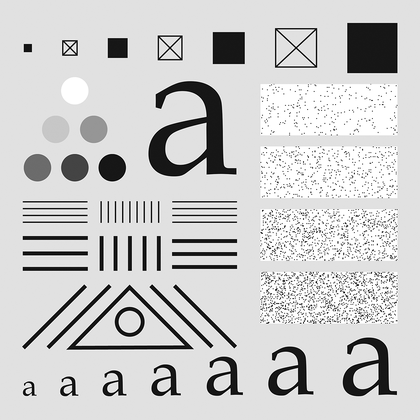
%> input picture testpattern1024.tif, 420 x 420 px, shrunk from 1024 x 1024 before the run
$ octave Problem_3_10.m   (GNU Octave 9; MATLAB toolbox functions it lacks are replaced by stand-ins)
%> lines starting %> are read from the running program, lines starting %| are printed output that depends on the picture
### twodConv4e.m
function g = twodConv4e(f,w)

    % Name: Guru Sarath
    % ECEN 642
    % Assignment: 3

    size_w = size(w);
    size_f = size(f);

    g = double(zeros(size_f(1),size_f(2)));

    % Rotate the kernal by 180 degrees
    w_flipped = rot90(rot90(w));

    %Number of pixels to pad along the column and row
    NumberOfPixelsToPad_m = ceil((size_w(1) - 1) / 2);
    NumberOfPixelsToPad_n = ceil((size_w(2) - 1) / 2);

    %Replicate padding
    f_padded = padarray(f,[NumberOfPixelsToPad_m,NumberOfPixelsToPad_n],'replicate');
    f_padded = double(f_padded);

    % Perform Convolution by looping through all the pixels in the image
    for i = 1:size_f(1)
        for j = 1:size_f(2)
             g(i,j) = sum(sum( f_padded( i : i+size_w(1) - 1, j : j + size_w(2) -1 ) .* w_flipped));
        end
    end

    g = g ./ max(max(g));

end

### Problem_3_10.m
    % Name: Guru Sarath
    % ECEN 642
    % Assignment: 3

fileID = fopen('lpkernel1D.txt','r');
[A,count] = fscanf(fileID,["%f,"]);
fclose(fileID);

plot(A);
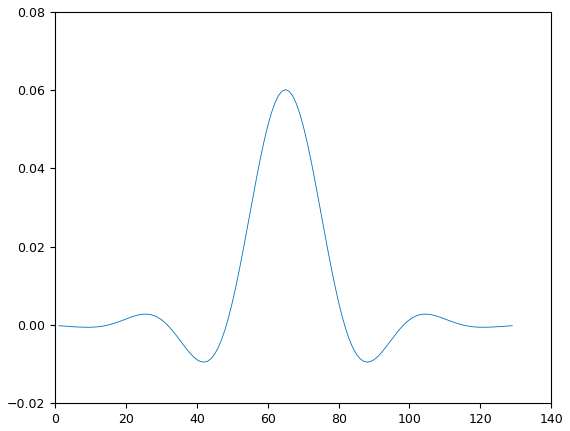
%> figure redrawn from the program's plot data; curve peaks at x = 65, y = 0.0601

kernel = A * A';
kernel = abs(kernel - max(max(kernel)));
out = twodConv4e(imread("testpattern1024.tif"),kernel);
%> in twodConv4e, `f_padded = padarray(f,[NumberOfPixelsToPad_m,NumberOfPixelsToPad_n],'r..`:
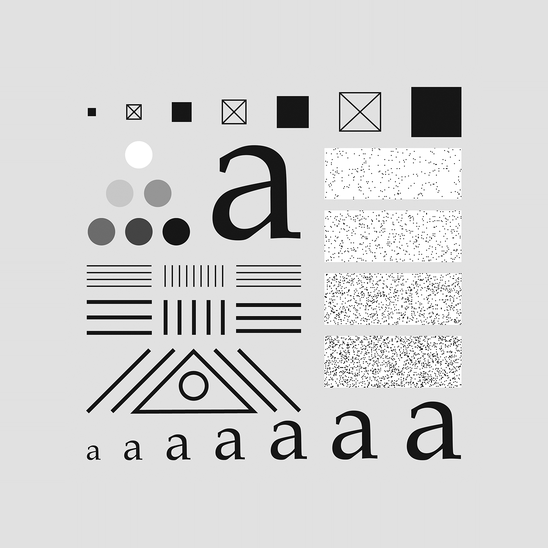
%> f_padded: size 548x548 uint8; min 0, max 255, mean 212.6
%> after the loop in twodConv4e, `for i = 1:size_f(1)`:
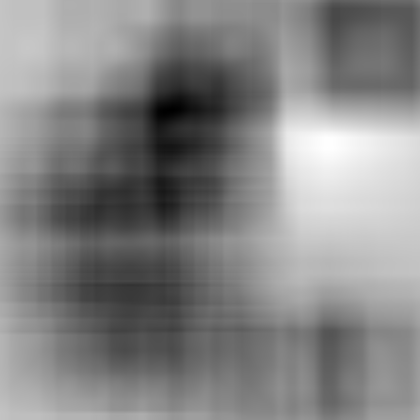
%> g: size 420x420 double; min 10013.4, max 14212.6, mean 12204.8; drawn with min black and max white
%> in twodConv4e, `g = g ./ max(max(g));`:
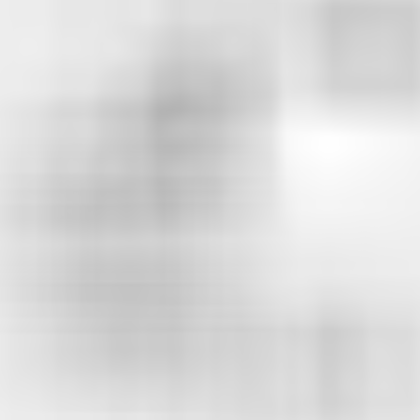
%> g: size 420x420 double; min 0.705, max 1, mean 0.859
imshow(out);
